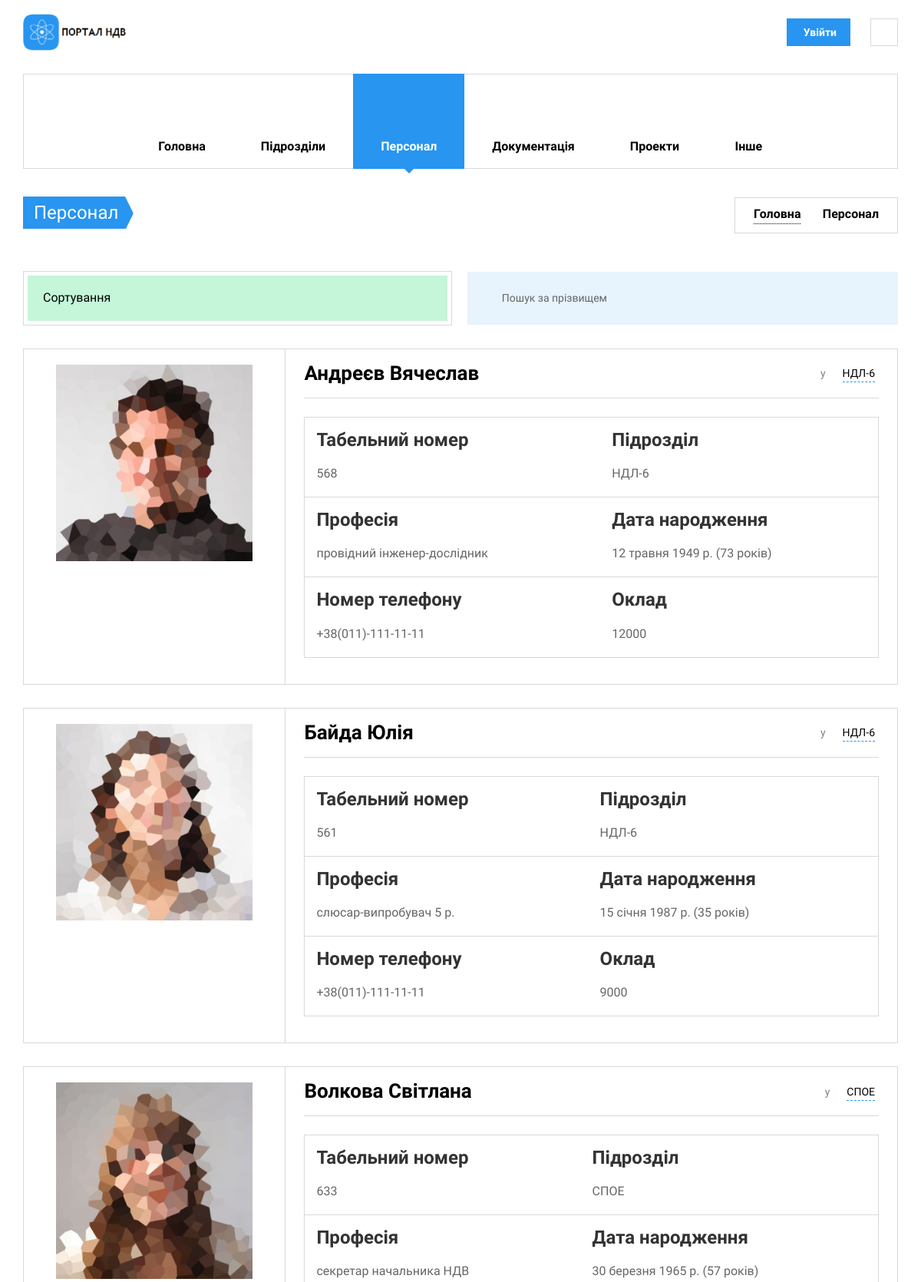
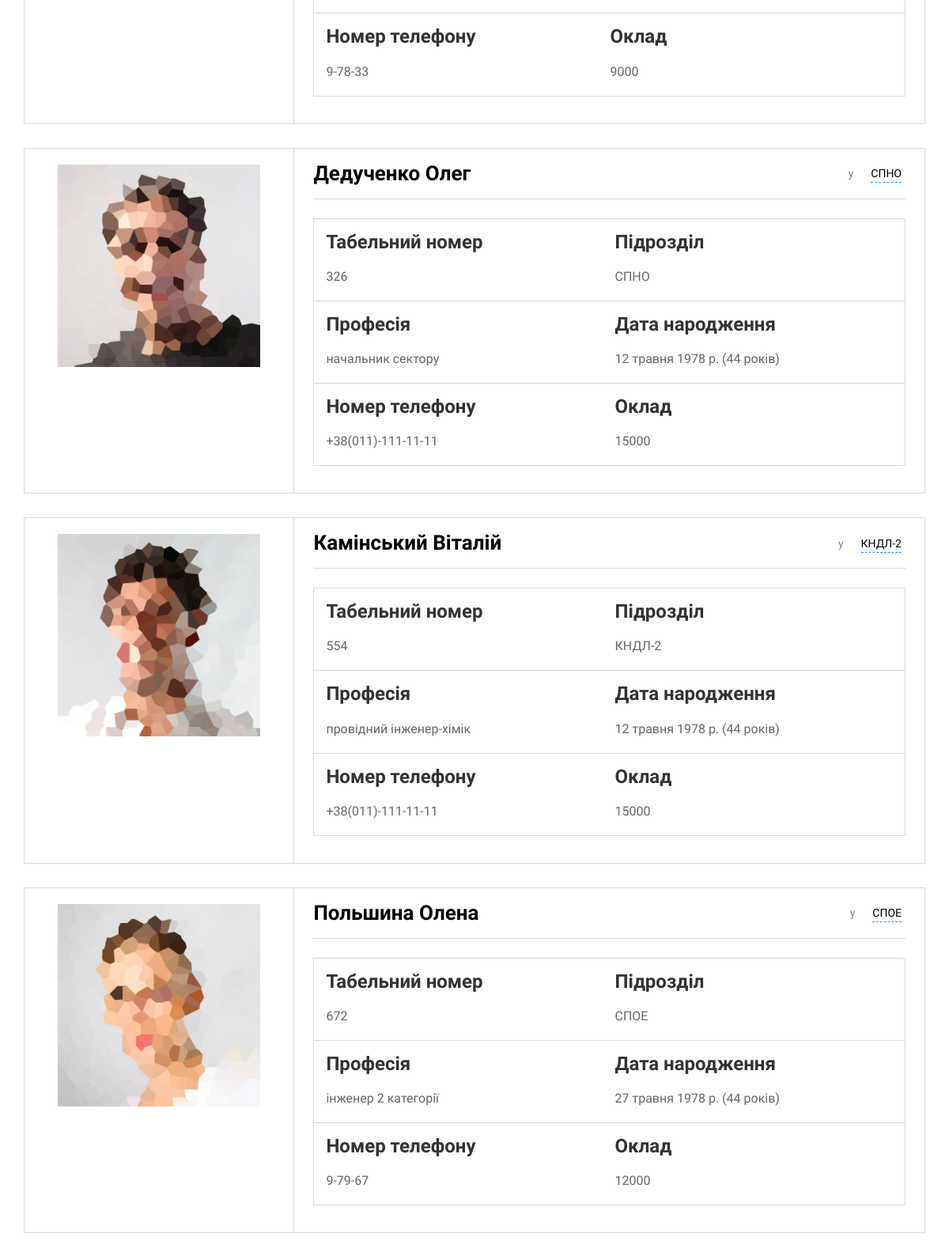
Page /staff/ (upper part) on the committed database (2 pictures, top to bottom).
### nio_app/models.py (models this page shows, shortened)
class Staff(models.Model):
    fio = models.CharField(max_length=100, help_text='не більше ніж 100 символів',
                           verbose_name='ПІБ')
    slug = models.SlugField(max_length=100, unique=True, verbose_name='URL', db_index=True)
    div = models.ForeignKey(Divisions, on_delete=models.SET_NULL, verbose_name='Підрозділ', null=True)
    tabel = models.CharField(max_length=5, help_text='не більше ніж 5 символів', verbose_name='Табельный номер',
                             unique=True)
    prof = models.CharField(max_length=100, help_text='не більше ніж 100 символів',
                            verbose_name='Посада')
    oklad = models.IntegerField(verbose_name='Оклад')
    birthday = models.DateField(verbose_name="Дата народження", blank=True)
    phone = models.CharField(max_length=18, help_text='формат +38(ХХХ)-ХХХ-ХХ-ХХ',
                             verbose_name='Номер телефону')
    adress = models.CharField(max_length=100, help_text='формат пр/вул/провулок ХХХХХ д.ХХ кв.ХХ',
                              verbose_name='Домашня адреса')
    photo = models.ImageField(upload_to="workers_foto/", verbose_name="Фото")
    objects = models.Manager()
    class Meta:
        verbose_name = 'Персонал'
        verbose_name_plural = 'Персонал'
        ordering = ['fio']

class Divisions(models.Model):
    name = models.CharField(max_length=200, help_text='не більше ніж 200 символів',
                            verbose_name='Назва підрозділу')
    abr = models.CharField(max_length=10, help_text='не більше ніж 10 символів',
                           verbose_name='Абрівіатура підрозділу')
    slug = models.SlugField(max_length=200, unique=True, verbose_name='URL', db_index=True)
    description = models.TextField(max_length=5000, help_text='Введіть короткий опис підрозділу',
                                   verbose_name='Опис підрозділу')
    num_staff = models.IntegerField(verbose_name='Кількість персоналу', null=True, blank=True, default=0)
    num_projects = models.IntegerField(verbose_name='Кількість проектів', null=True)
    num_docs = models.IntegerField(verbose_name='Загальна кількість документації', null=True)
    locs = models.ManyToManyField('Location', verbose_name='Розміщення')
    coops = models.ManyToManyField('Cooperation', verbose_name='Підрозділи взаємодії')
    theses = models.ManyToManyField('Theses', verbose_name='Тези')
    boss = models.CharField(max_length=50, help_text='Призвище Ім\'я',
                            verbose_name='ПІБ керівника', null=True, blank=True)
    photo = models.ImageField(upload_to="boss_foto/", verbose_name="Фото")
    pics = models.ManyToManyField('DivisionsPics', verbose_name='Картинка до підрозділу')
    """Шлях до фото підрозділу"""
    objects = models.Manager()
    __original_name = None
    """Визначення кількості персоналу, проектів та документації через сумісні моделі"""
    class Meta:
        verbose_name = 'Підрозділи'
        verbose_name_plural = 'Підрозділи'
        ordering = ['name']

### nio_app/views.py (the view)
# urls.py: path('staff/', StaffList.as_view(), name='staff'),
class StaffList(ListView, PortalMixin):
    model = Staff
    template_name = 'nio_app/staff/staff.html'
    paginate_by = 5
    STAFF = Staff.objects.select_related('div')
    def staff_prof(self):
        PROF = []
        for s in self.STAFF:
            if s.prof not in PROF:
                PROF.append(s.prof)
            else:
                continue
        PROFS = list(set(PROF))
        return PROFS
    def get_context_data(self, *, object_list=None, **kwargs):
        context = super().get_context_data()
        context['staff_prof'] = self.staff_prof()
        context['staff'] = self.STAFF
        context['page'] = ''
        if self.request.GET.get('divs'):
            context['page'] += f"divs={self.request.GET.get('divs')}&"
        if self.request.GET.get('prof'):
            context['page'] += f"prof={self.request.GET.get('prof')}&"
        if self.request.GET.get('sort'):
            context['page'] += f"sort={self.request.GET.get('sort')}&"
        self.divisions = Divisions.objects.only('abr', 'slug')
        """використання PortalMixin"""
        mixin_context = self.get_user_context()
        return dict(list(context.items()) + list(mixin_context.items()))

### nio_app/utilits.py (called while the page is built)
    def docs_name(self):
        doc = (
            ("M", "Методики"), ("P", "Паспорти"), ("KE", "Керівництва з експлуатації"), ("TD", "Техничні довідки"),
            ("ZT", "Технічні звіти"), ("TI", "Технологічні інструкції"), ("I", "Інше"))
        docs_type = Documents.objects.values('type').annotate(Count('type'))
        dt = []
        for i in doc:
            for t in docs_type:
                if t['type'] in i:
                    add = [i[0], i[1], t['type__count']]
                    dt.append(add)
                else:
                    continue
        return dt

    def get_user_context(self, **kwargs):
        context = kwargs
        context['divisions'] = self.divisions
        context['dt'] = self.docs_name()
        context['projects'] = Projects.objects.only('name')
        context['page'] = ''
        return context

### nio_app/templates/nio_app/staff/staff.html (shortened to what this page needs)
{% extends 'nio_app/base_portal.html' %}
{% load static %}
{% block main %}
<li class="menu-item-has-children">
  {% endblock main %}
  {% block divs %}
<li class="menu-item-has-children">
  {% endblock divs %}
  {% block staff %}
<li class="menu-item-has-children current-menu-item">
  {% endblock staff %}
  {% block docs %}
<li class="menu-item-has-children">
  {% endblock docs %}
  {% block projects %}
<li class="menu-item-has-children">
  {% endblock projects %}
  {% block other %}
<li class="menu-item-has-children">
  {% endblock other %}
{% block content %}
<section class="page-title">
  <div class="container">
    <div class="inner">
      <div class="column">
        <div class="title">
          <a href="{% url 'nio_app:staff' %}">
          <h1>Персонал</h1>
          </a>
        </div>
      </div>
      <div class="column">
        <div class="breadcrumbs">
          <a href="{% url 'nio_app:index_portal' %}">Головна</a>
          <span class="delimiter"><i class="icon-arrow-right"></i></span>
          <span>Персонал</span>
        </div>
      </div>
    </div>
  </div>
</section>
<section class="container">
  <div class="shop-filters-wrap">
    <div class="shop-filters">
      <div class="inner">
        <div class="shop-filter">
          <div class="shop-filter-dropdown">
            <span>Сортування</span>
          </div>
        </div>
      </div>
    </div>
    <div class="shop-search">
      <div class="widget widget_search">
        <form method="get" class="search-box" action="{% url 'nio_app:search_staff' %}">
          <input type="text" class="form-control" name="search_staff" placeholder="Пошук за прізвищем">
          <button type="submit"><i class="icon-search"></i></button>
        </form>
      </div>
    </div>
  </div>
  {% for s in staff %}
  <div class="shop-tile">
    <a href="#" class="thumbnail">
      <img src="{{s.photo.url}}" alt="Photo">
    </a>
    <div class="description">
      <div class="shop-meta">
        <div class="column">
          <span class="price">{{s.fio}}</span>
        </div>
        <div class="column">
          <span class="hidden-xs">у</span>
          <span id="div">
            <i class="icon-ribbon hidden-xs"></i>
            <a href="{% url 'nio_app:division' s.div.slug %}">{{s.div.abr}}</a>
          </span>
        </div>
      </div>
      <table>
        <tr>
          <td>
            <h6 class="shop-title">Табельний номер</h6>
            <p style="margin:0 0 4px">{{s.tabel}}</p>
          </td>
          <td>
            <h6 class="shop-title">Підрозділ</h6>
            <p style="margin:0 0 4px">{{s.div.abr}}</p>
          </td>
        </tr>
         <tr>
          <td>
            <h6 class="shop-title">Професія</h6>
           <p style="margin:0 0 4px">{{s.prof}}</p>
          </td>
          <td>
            <h6 class="shop-title">Дата народження</h6>
            <p style="margin:0 0 4px">{{s.birthday}} <span class="text-gray">({{s.birthday|timesince|slice:":2"}} років)</span></p>
          </td>
        </tr>
        <tr>
          <td>
            <h4 class="shop-title">Номер телефону</h4>
            <p style="margin:0 0 4px">{{s.phone}}</p>
          </td>
          <td>
            <h4 class="shop-title">Оклад</h4>
            <p style="margin:0 0 4px">{{s.oklad}}</p>
          </td>
        </tr>
      </table>
    </div>
  </div>
  {% endfor %}
</section>
{% endblock content %}

### rows in the picture
Staff: photo (picture), fio "Андреєв Вячеслав", div.abr "НДЛ-6", tabel "568", prof "провідний інженер-дослідник", birthday "12 травня 1949 р.", birthday "73", phone "+38(011)-111-11-11", oklad "12000"
Staff: photo (picture), fio "Байда Юлія", div.abr "НДЛ-6", tabel "561", prof "слюсар-випробувач 5 р.", birthday "15 січня 1987 р.", birthday "35", phone "+38(011)-111-11-11", oklad "9000"
Staff: photo (picture), fio "Волкова Світлана", div.abr "СПОЕ", tabel "633", prof "секретар начальника НДВ", birthday "30 березня 1965 р.", birthday "57", phone "9-78-33", oklad "9000"
Staff: photo (picture), fio "Дедученко Олег", div.abr "СПНО", tabel "326", prof "начальник сектору", birthday "12 травня 1978 р.", birthday "44", phone "+38(011)-111-11-11", oklad "15000"
Staff: photo (picture), fio "Камінський Віталій", div.abr "КНДЛ-2", tabel "554", prof "провідний інженер-хімік", birthday "12 травня 1978 р.", birthday "44", phone "+38(011)-111-11-11", oklad "15000"
Staff: photo (picture), fio "Польшина Олена", div.abr "СПОЕ", tabel "672", prof "інженер 2 категорії", birthday "27 травня 1978 р.", birthday "44", phone "9-79-67", oklad "12000"
